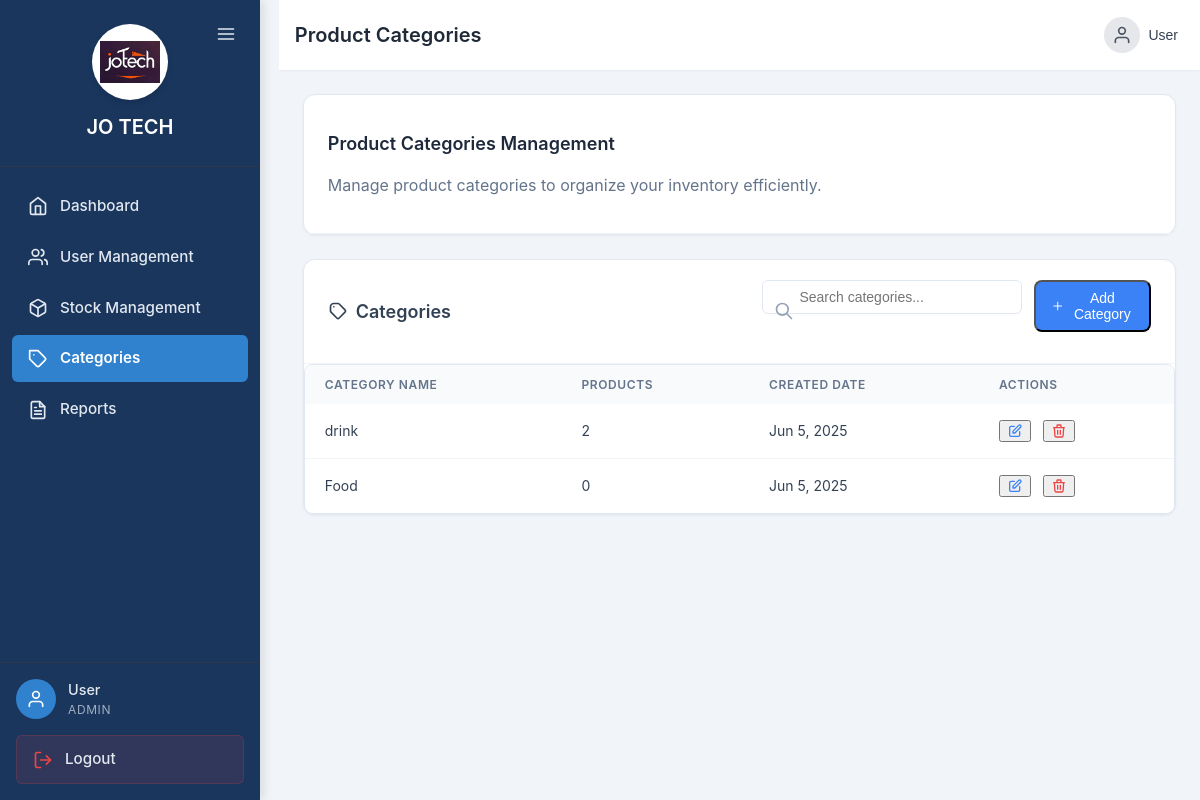
/ProductCategories.php (signed in), run on the app's committed database.
### tables this page shows
CREATE TABLE `categories` (
  `category_id` int(11) NOT NULL,
  `category_name` varchar(255) NOT NULL,
  `created_at` int(11) NOT NULL
);

### ProductCategories.php (the view, shortened to what this page needs)
<?php
require 'config.php';
try {
    $stmt = $conn->prepare("
        SELECT c.category_id, c.category_name, c.created_at,
               COUNT(p.product_id) as product_count
        FROM categories c
        LEFT JOIN products p ON c.category_id = p.category_id
        GROUP BY c.category_id
        ORDER BY c.category_name
    ");
    $stmt->execute();
    $result = $stmt->get_result();
    $categories = $result->fetch_all(MYSQLI_ASSOC);
} catch (mysqli_sql_exception $e) {
    $categories = [];
    $_SESSION['message'] = "Error fetching categories: " . $e->getMessage();
    $_SESSION['message_type'] = "error";
}
?>
<!DOCTYPE html>
<html lang="en">
<head>
</head>
<body class="dashboard-container">
    <?php include 'sidebar.php'; ?>
    <div class="main-content">
        <?php include 'header.php'; ?>
        <main class="content-area">
            <div class="card mb-6">
                <div class="card-header">
                    <h2 class="card-title">Product Categories Management</h2>
                    <p class="text-gray-600 mt-1">Manage product categories to organize your inventory efficiently.</p>
                </div>
            </div>
            <div class="card">
                <div class="card-header flex flex-col-mobile justify-between items-start gap-mobile-3">
                    <div class="flex items-center">
                        <svg class="icon text-blue-500 mr-2" fill="none" stroke="currentColor" viewBox="0 0 24 24">
                            <path stroke-linecap="round" stroke-linejoin="round" stroke-width="2" d="M7 7h.01M7 3h5c.512 0 1.024.195 1.414.586l7 7a2 2 0 010 2.828l-7 7a2 2 0 01-2.828 0l-7-7A1.994 1.994 0 013 12V7a4 4 0 014-4z"></path>
                        </svg>
                        <h3 class="text-lg font-semibold">Categories</h3>
                    </div>
                    <div class="flex flex-col-mobile gap-3 w-full md:w-auto">
                        <div class="search-container">
                            <svg class="search-icon icon" fill="none" stroke="currentColor" viewBox="0 0 24 24">
                                <path stroke-linecap="round" stroke-linejoin="round" stroke-width="2" d="M21 21l-6-6m2-5a7 7 0 11-14 0 7 7 0 0114 0z"></path>
                            </svg>
                            <input type="text" id="searchInput" class="form-control search-input" placeholder="Search categories...">
                        </div>
                        <button onclick="openModal('add')" class="btn btn-primary">
                            <svg class="icon-sm mr-2" fill="none" stroke="currentColor" viewBox="0 0 24 24">
                                <path stroke-linecap="round" stroke-linejoin="round" stroke-width="2" d="M12 4v16m8-8H4"></path>
                            </svg>
                            Add Category
                        </button>
                    </div>
                </div>
                <div class="table-container">
                    <table>
                        <thead>
                            <tr>
                                <th>Category Name</th>
                                <th>Products</th>
                                <th>Created Date</th>
                                <th>Actions</th>
                            </tr>
                        </thead>
                        <tbody id="categoriesTable">
                            <?php foreach ($categories as $category): ?>
                            <tr>
                                <td><?= htmlspecialchars($category['category_name']) ?></td>
                                <td><?= $category['product_count'] ?></td>
                                <td><?= date('M j, Y', strtotime($category['created_at'])) ?></td>
                                <td>
                                    <div class="flex items-center gap-3">
                                        <button onclick="openModal('edit', <?= htmlspecialchars(json_encode($category)) ?>)" class="text-blue-600 hover:text-blue-800">
                                            <svg class="icon-sm" fill="none" stroke="currentColor" viewBox="0 0 24 24">
                                                <path stroke-linecap="round" stroke-linejoin="round" stroke-width="2" d="M11 5H6a2 2 0 00-2 2v11a2 2 0 002 2h11a2 2 0 002-2v-5m-1.414-9.414a2 2 0 112.828 2.828L11.828 15H9v-2.828l8.586-8.586z"></path>
                                            </svg>
                                        </button>
                                        <button onclick="confirmDelete(<?= $category['category_id'] ?>)" class="text-red-600 hover:text-red-800">
                                            <svg class="icon-sm" fill="none" stroke="currentColor" viewBox="0 0 24 24">
                                                <path stroke-linecap="round" stroke-linejoin="round" stroke-width="2" d="M19 7l-.867 12.142A2 2 0 0116.138 21H7.862a2 2 0 01-1.995-1.858L5 7m5 4v6m4-6v6m1-10V4a1 1 0 00-1-1h-4a1 1 0 00-1 1v3M4 7h16"></path>
                                            </svg>
                                        </button>
                                    </div>
                                </td>
                            </tr>
                            <?php endforeach; ?>
                        </tbody>
                    </table>
                </div>
            </div>
        </main>
    </div>
</body>
</html>

### ProductCategories.php (style rules this page uses)
:root { --primary: #3b82f6; --primary-light: #93c5fd; --primary-dark: #1d4ed8; --success: #10b981; --warning: #f59e0b; --danger: #ef4444; --light: #f8fafc; --dark: #1e293b; --gray: #64748b; --light-gray: #e2e8f0; }
body, html { margin: 0; padding: 0; font-family: 'Inter', -apple-system, BlinkMacSystemFont, sans-serif; background: #f1f5f9; color: #334155; line-height: 1.5; }
.dashboard-container { display: flex; min-height: 100vh; }
.main-content { flex: 1; display: flex; flex-direction: column; overflow: hidden; }
.content-area { flex: 1; overflow-y: auto; padding: 1.5rem; }
.card { background: white; border-radius: 0.75rem; box-shadow: 0 1px 3px rgba(0, 0, 0, 0.05); border: 1px solid #e2e8f0; }
.card-header { padding: 1.25rem 1.5rem; border-bottom: 1px solid #f1f5f9; }
.card-title { font-size: 1.125rem; font-weight: 600; color: var(--dark); }
.table-container { border-radius: 0.5rem; overflow: hidden; border: 1px solid #e2e8f0; overflow-x: auto; }
table { width: 100%; border-collapse: collapse; min-width: 800px; }
th { background-color: #f8fafc; color: #64748b; font-weight: 600; font-size: 0.75rem; text-transform: uppercase; letter-spacing: 0.05em; padding: 0.75rem 1.25rem; text-align: left; }
td { padding: 1rem 1.25rem; border-bottom: 1px solid #f1f5f9; font-size: 0.875rem; }
tr:last-child td { border-bottom: none; }
.btn { display: inline-flex; align-items: center; padding: 0.5rem 1rem; border-radius: 0.5rem; font-size: 0.875rem; font-weight: 500; transition: all 0.2s; }
.btn-primary { background-color: var(--primary); color: white; height: fit-content; width: fit-content; cursor: pointer; }
.form-control { width: 100%; padding: 0.5rem 0.75rem; border: 1px solid #e2e8f0; border-radius: 0.375rem; font-size: 0.875rem; }
.search-container { position: relative; max-width: 24rem; width: 100%; }
.search-icon { position: absolute; left: 0.75rem; top: 50%; transform: translateY(-50%); color: #94a3b8; }
.search-input { padding-left: 2.25rem; width: 100%; }
.icon { width: 1.25rem; height: 1.25rem; stroke-width: 2; }
.icon-sm { width: 1rem; height: 1rem; }
.flex { display: flex; }
.items-center { align-items: center; }
.justify-between { justify-content: space-between; }
.gap-3 { gap: 0.75rem; }
.mb-6 { margin-bottom: 1.5rem; }
.mr-2 { margin-right: 0.5rem; }
.text-lg { font-size: 1.125rem; }
.font-semibold { font-weight: 600; }
.text-gray-600 { color: var(--gray); }
.text-blue-600 { color: #3b82f6; }
.text-red-600 { color: #ef4444; }

### sidebar.php (style rules this page uses)
:root { --sidebar-bg: #1a365d; --sidebar-text: #e2e8f0; --sidebar-hover: #2c5282; --sidebar-active: #3182ce; --sidebar-border: #2d3748; --sidebar-indicator: #4299e1; --sidebar-header: #1e429f; --sidebar-collapsed-width: 80px; --sidebar-expanded-width: 260px; }
.main-content { margin-left: var(--sidebar-expanded-width); transition: margin-left 0.3s ease; }

### header.php (style rules this page uses)
.flex { display: flex; }
.items-center { align-items: center; }

### data on the page
categories: category_name "drink", product_count "2", created_at "Jun 5, 2025"
categories: category_name "Food", product_count "0", created_at "Jun 5, 2025"

### other printed values
$item['name'] "Dashboard"
$item['name'] "User Management"
$item['name'] "Stock Management"
$item['name'] "Categories"
$item['name'] "Reports"
$_SESSION['user']['name'] "User"
$userRole "ADMIN"
$title "Product Categories"
$username "User"
